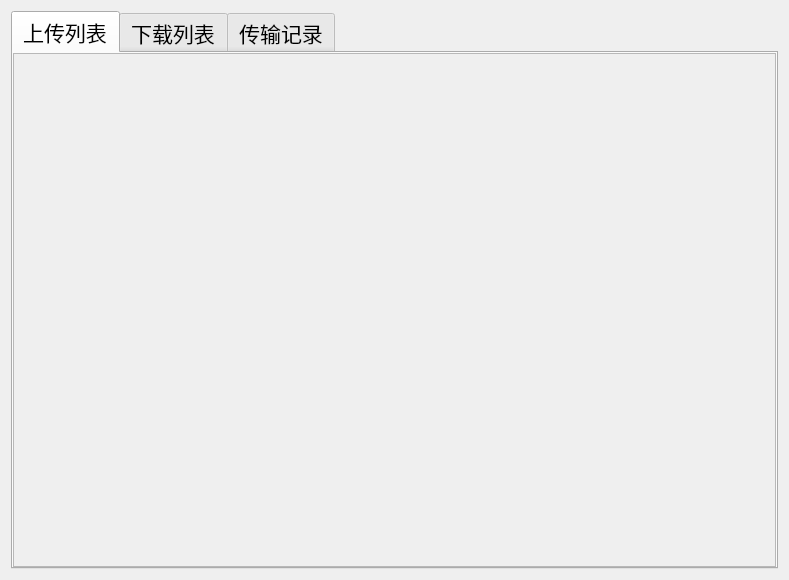
<?xml version="1.0" encoding="UTF-8"?>
<ui version="4.0">
 <class>Transfer</class>
 <widget class="QWidget" name="Transfer">
  <property name="geometry">
   <rect>
    <x>0</x>
    <y>0</y>
    <width>789</width>
    <height>580</height>
   </rect>
  </property>
  <property name="windowTitle">
   <string>Form</string>
  </property>
  <layout class="QGridLayout" name="gridLayout">
   <item row="0" column="0">
    <widget class="QTabWidget" name="tabWidget">
     <property name="font">
      <font>
       <family>新宋体</family>
       <pointsize>16</pointsize>
      </font>
     </property>
     <property name="currentIndex">
      <number>0</number>
     </property>
     <widget class="QWidget" name="upload">
      <attribute name="title">
       <string>上传列表</string>
      </attribute>
      <layout class="QVBoxLayout" name="verticalLayout_2">
       <property name="spacing">
        <number>0</number>
       </property>
       <property name="leftMargin">
        <number>0</number>
       </property>
       <property name="topMargin">
        <number>0</number>
       </property>
       <property name="rightMargin">
        <number>0</number>
       </property>
       <property name="bottomMargin">
        <number>0</number>
       </property>
       <item>
        <widget class="QScrollArea" name="scrollArea">
         <property name="widgetResizable">
          <bool>true</bool>
         </property>
         <widget class="QWidget" name="upload_scroll">
          <property name="geometry">
           <rect>
            <x>0</x>
            <y>0</y>
            <width>763</width>
            <height>526</height>
           </rect>
          </property>
          <layout class="QVBoxLayout" name="verticalLayout_5">
           <property name="spacing">
            <number>0</number>
           </property>
           <property name="leftMargin">
            <number>0</number>
           </property>
           <property name="topMargin">
            <number>0</number>
           </property>
           <property name="rightMargin">
            <number>0</number>
           </property>
           <property name="bottomMargin">
            <number>0</number>
           </property>
          </layout>
         </widget>
        </widget>
       </item>
      </layout>
     </widget>
     <widget class="QWidget" name="download">
      <attribute name="title">
       <string>下载列表</string>
      </attribute>
      <layout class="QVBoxLayout" name="verticalLayout_3">
       <property name="leftMargin">
        <number>0</number>
       </property>
       <property name="topMargin">
        <number>0</number>
       </property>
       <property name="rightMargin">
        <number>0</number>
       </property>
       <property name="bottomMargin">
        <number>0</number>
       </property>
       <item>
        <widget class="QScrollArea" name="scrollArea_2">
         <property name="widgetResizable">
          <bool>true</bool>
         </property>
         <widget class="QWidget" name="download_scroll">
          <property name="geometry">
           <rect>
            <x>0</x>
            <y>0</y>
            <width>763</width>
            <height>526</height>
           </rect>
          </property>
          <layout class="QVBoxLayout" name="verticalLayout_6">
           <property name="spacing">
            <number>0</number>
           </property>
           <property name="leftMargin">
            <number>0</number>
           </property>
           <property name="topMargin">
            <number>0</number>
           </property>
           <property name="rightMargin">
            <number>0</number>
           </property>
           <property name="bottomMargin">
            <number>0</number>
           </property>
          </layout>
         </widget>
        </widget>
       </item>
      </layout>
     </widget>
     <widget class="QWidget" name="record">
      <attribute name="title">
       <string>传输记录</string>
      </attribute>
      <layout class="QVBoxLayout" name="verticalLayout_4">
       <property name="spacing">
        <number>0</number>
       </property>
       <property name="leftMargin">
        <number>0</number>
       </property>
       <property name="topMargin">
        <number>0</number>
       </property>
       <property name="rightMargin">
        <number>0</number>
       </property>
       <property name="bottomMargin">
        <number>0</number>
       </property>
       <item>
        <widget class="QScrollArea" name="scrollArea_3">
         <property name="widgetResizable">
          <bool>true</bool>
         </property>
         <widget class="QWidget" name="scrollAreaWidgetContents_3">
          <property name="geometry">
           <rect>
            <x>0</x>
            <y>0</y>
            <width>763</width>
            <height>526</height>
           </rect>
          </property>
          <layout class="QGridLayout" name="gridLayout_2">
           <property name="leftMargin">
            <number>0</number>
           </property>
           <property name="topMargin">
            <number>0</number>
           </property>
           <property name="rightMargin">
            <number>0</number>
           </property>
           <property name="bottomMargin">
            <number>0</number>
           </property>
           <property name="spacing">
            <number>0</number>
           </property>
           <item row="2" column="0" colspan="2">
            <widget class="QTextEdit" name="record_msg">
             <property name="frameShape">
              <enum>QFrame::NoFrame</enum>
             </property>
            </widget>
           </item>
           <item row="1" column="0">
            <widget class="QWidget" name="widget" native="true">
             <property name="styleSheet">
              <string notr="true">background-color: #ffffff;</string>
             </property>
             <layout class="QHBoxLayout" name="horizontalLayout">
              <item>
               <spacer name="horizontalSpacer">
                <property name="orientation">
                 <enum>Qt::Horizontal</enum>
                </property>
                <property name="sizeHint" stdset="0">
                 <size>
                  <width>40</width>
                  <height>20</height>
                 </size>
                </property>
               </spacer>
              </item>
              <item>
               <widget class="QToolButton" name="clearBtn">
                <property name="minimumSize">
                 <size>
                  <width>0</width>
                  <height>35</height>
                 </size>
                </property>
                <property name="font">
                 <font>
                  <family>新宋体</family>
                  <pointsize>16</pointsize>
                  <weight>50</weight>
                  <italic>false</italic>
                  <bold>false</bold>
                 </font>
                </property>
                <property name="styleSheet">
                 <string notr="true">color: rgb(255, 0, 0);
font: 16pt &quot;新宋体&quot;;</string>
                </property>
                <property name="text">
                 <string>清除记录</string>
                </property>
                <property name="autoRaise">
                 <bool>true</bool>
                </property>
               </widget>
              </item>
             </layout>
            </widget>
           </item>
          </layout>
         </widget>
        </widget>
       </item>
      </layout>
     </widget>
    </widget>
   </item>
  </layout>
 </widget>
 <resources/>
 <connections/>
</ui>
